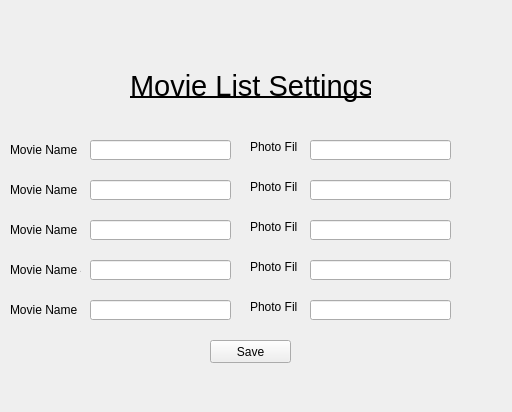
<?xml version="1.0" encoding="UTF-8"?>
<ui version="4.0">
 <class>movieListPage</class>
 <widget class="QWidget" name="movieListPage">
  <property name="geometry">
   <rect>
    <x>0</x>
    <y>0</y>
    <width>512</width>
    <height>412</height>
   </rect>
  </property>
  <property name="minimumSize">
   <size>
    <width>512</width>
    <height>412</height>
   </size>
  </property>
  <property name="maximumSize">
   <size>
    <width>512</width>
    <height>412</height>
   </size>
  </property>
  <property name="windowTitle">
   <string>ListSetting</string>
  </property>
  <widget class="QLabel" name="backGround">
   <property name="geometry">
    <rect>
     <x>0</x>
     <y>0</y>
     <width>521</width>
     <height>411</height>
    </rect>
   </property>
   <property name="text">
    <string/>
   </property>
   <property name="pixmap">
    <pixmap>Backg.png</pixmap>
   </property>
  </widget>
  <widget class="QPushButton" name="saveButton">
   <property name="geometry">
    <rect>
     <x>210</x>
     <y>340</y>
     <width>81</width>
     <height>23</height>
    </rect>
   </property>
   <property name="text">
    <string>Save</string>
   </property>
  </widget>
  <widget class="QLineEdit" name="mname1">
   <property name="geometry">
    <rect>
     <x>90</x>
     <y>140</y>
     <width>141</width>
     <height>20</height>
    </rect>
   </property>
  </widget>
  <widget class="QLineEdit" name="mname2">
   <property name="geometry">
    <rect>
     <x>90</x>
     <y>180</y>
     <width>141</width>
     <height>20</height>
    </rect>
   </property>
  </widget>
  <widget class="QLineEdit" name="mname3">
   <property name="geometry">
    <rect>
     <x>90</x>
     <y>220</y>
     <width>141</width>
     <height>20</height>
    </rect>
   </property>
  </widget>
  <widget class="QLineEdit" name="mname4">
   <property name="geometry">
    <rect>
     <x>90</x>
     <y>260</y>
     <width>141</width>
     <height>20</height>
    </rect>
   </property>
  </widget>
  <widget class="QLineEdit" name="mname5">
   <property name="geometry">
    <rect>
     <x>90</x>
     <y>300</y>
     <width>141</width>
     <height>20</height>
    </rect>
   </property>
  </widget>
  <widget class="QLineEdit" name="photo1">
   <property name="geometry">
    <rect>
     <x>310</x>
     <y>140</y>
     <width>141</width>
     <height>20</height>
    </rect>
   </property>
  </widget>
  <widget class="QLineEdit" name="photo2">
   <property name="geometry">
    <rect>
     <x>310</x>
     <y>180</y>
     <width>141</width>
     <height>20</height>
    </rect>
   </property>
  </widget>
  <widget class="QLineEdit" name="photo3">
   <property name="geometry">
    <rect>
     <x>310</x>
     <y>220</y>
     <width>141</width>
     <height>20</height>
    </rect>
   </property>
  </widget>
  <widget class="QLineEdit" name="photo4">
   <property name="geometry">
    <rect>
     <x>310</x>
     <y>260</y>
     <width>141</width>
     <height>20</height>
    </rect>
   </property>
  </widget>
  <widget class="QLineEdit" name="photo5">
   <property name="geometry">
    <rect>
     <x>310</x>
     <y>300</y>
     <width>141</width>
     <height>20</height>
    </rect>
   </property>
  </widget>
  <widget class="QLabel" name="label">
   <property name="geometry">
    <rect>
     <x>130</x>
     <y>50</y>
     <width>241</width>
     <height>71</height>
    </rect>
   </property>
   <property name="font">
    <font>
     <family>Nirmala UI</family>
     <pointsize>22</pointsize>
     <underline>true</underline>
    </font>
   </property>
   <property name="text">
    <string>Movie List Settings</string>
   </property>
  </widget>
  <widget class="QLabel" name="label_2">
   <property name="geometry">
    <rect>
     <x>10</x>
     <y>140</y>
     <width>71</width>
     <height>20</height>
    </rect>
   </property>
   <property name="text">
    <string>Movie Name 1</string>
   </property>
  </widget>
  <widget class="QLabel" name="label_3">
   <property name="geometry">
    <rect>
     <x>10</x>
     <y>180</y>
     <width>71</width>
     <height>20</height>
    </rect>
   </property>
   <property name="text">
    <string>Movie Name 2</string>
   </property>
  </widget>
  <widget class="QLabel" name="label_4">
   <property name="geometry">
    <rect>
     <x>10</x>
     <y>220</y>
     <width>71</width>
     <height>20</height>
    </rect>
   </property>
   <property name="text">
    <string>Movie Name 3</string>
   </property>
  </widget>
  <widget class="QLabel" name="label_5">
   <property name="geometry">
    <rect>
     <x>10</x>
     <y>260</y>
     <width>71</width>
     <height>20</height>
    </rect>
   </property>
   <property name="text">
    <string>Movie Name 4</string>
   </property>
  </widget>
  <widget class="QLabel" name="label_6">
   <property name="geometry">
    <rect>
     <x>10</x>
     <y>300</y>
     <width>71</width>
     <height>20</height>
    </rect>
   </property>
   <property name="text">
    <string>Movie Name 5</string>
   </property>
  </widget>
  <widget class="QLabel" name="label_7">
   <property name="geometry">
    <rect>
     <x>250</x>
     <y>140</y>
     <width>47</width>
     <height>13</height>
    </rect>
   </property>
   <property name="text">
    <string>Photo File</string>
   </property>
  </widget>
  <widget class="QLabel" name="label_8">
   <property name="geometry">
    <rect>
     <x>250</x>
     <y>180</y>
     <width>47</width>
     <height>13</height>
    </rect>
   </property>
   <property name="text">
    <string>Photo File</string>
   </property>
  </widget>
  <widget class="QLabel" name="label_9">
   <property name="geometry">
    <rect>
     <x>250</x>
     <y>220</y>
     <width>47</width>
     <height>13</height>
    </rect>
   </property>
   <property name="text">
    <string>Photo File</string>
   </property>
  </widget>
  <widget class="QLabel" name="label_10">
   <property name="geometry">
    <rect>
     <x>250</x>
     <y>260</y>
     <width>47</width>
     <height>13</height>
    </rect>
   </property>
   <property name="text">
    <string>Photo File</string>
   </property>
  </widget>
  <widget class="QLabel" name="label_11">
   <property name="geometry">
    <rect>
     <x>250</x>
     <y>300</y>
     <width>47</width>
     <height>13</height>
    </rect>
   </property>
   <property name="text">
    <string>Photo File</string>
   </property>
  </widget>
 </widget>
 <resources/>
 <connections/>
</ui>
